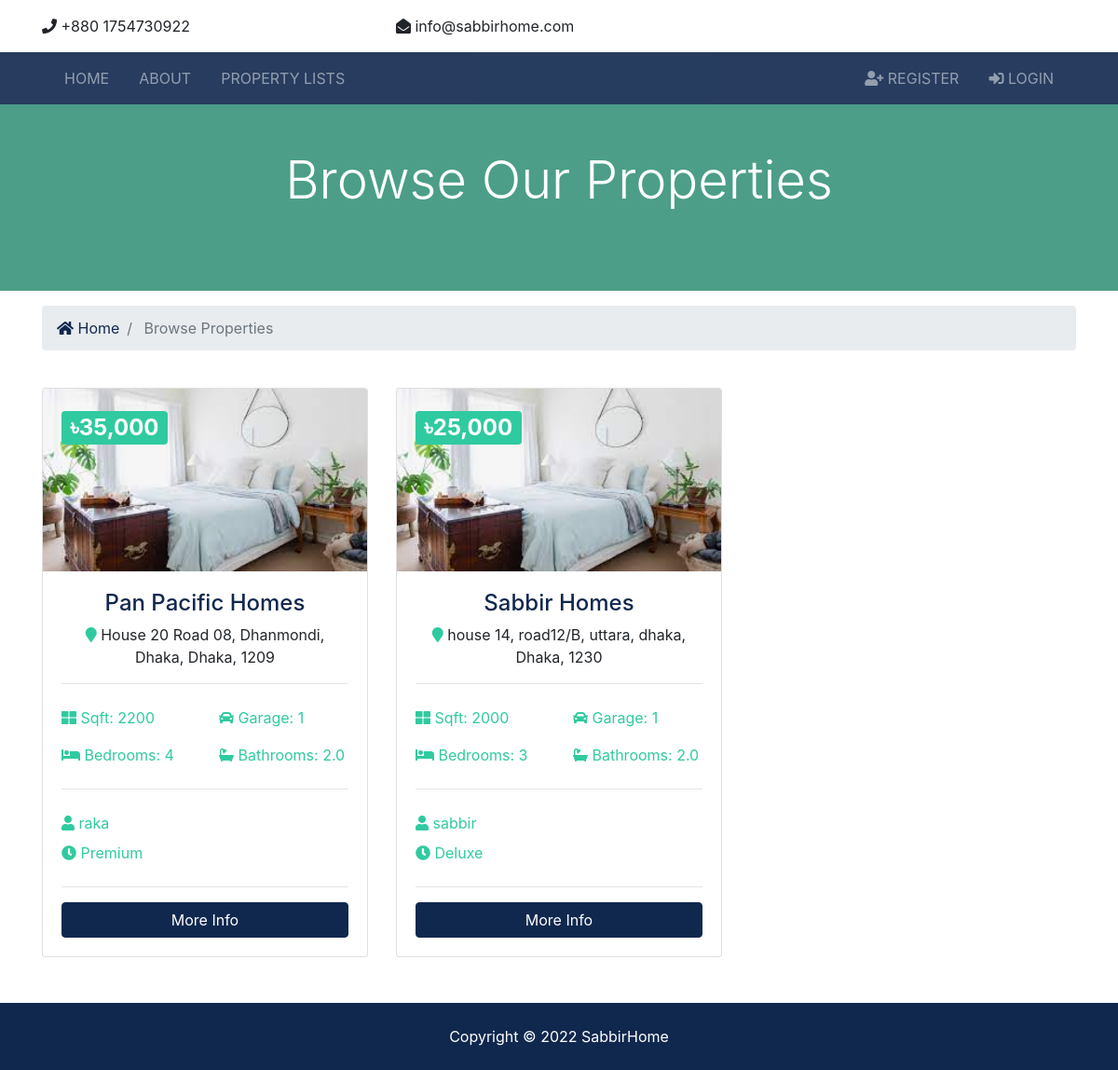
Page /flats/ on the committed database.
### flats/models.py (models this page shows, shortened)
class Flat(models.Model):
    FLAT_STATUS = (
    ("1", "available"),
    ("2", "not available"),
    )
    FLAT_TYPE = (
    ("1", "Premium"),
    ("2", "Deluxe"),
    ("3","Basic"),
    )
    id = models.AutoField(primary_key=True)
    house= models.ForeignKey(House, on_delete = models.CASCADE)
    flat_type = models.CharField(max_length=50,choices = FLAT_TYPE)
    price = models.IntegerField()
    status = models.CharField(choices =FLAT_STATUS,max_length = 15)
    flatnumber = models.CharField(max_length=20)
    description = models.TextField(blank=True)
    bedrooms = models.IntegerField()
    bathrooms = models.DecimalField(max_digits=2, decimal_places=1)
    garage = models.IntegerField(default=0)
    sqft = models.IntegerField()
    rent_status = models.BooleanField(default=True)
    photo_main = models.ImageField(upload_to='photos/%Y/%m/%d/')
    photo_1 = models.ImageField(upload_to='photos/%Y/%m/%d/', blank=True)
    photo_2 = models.ImageField(upload_to='photos/%Y/%m/%d/', blank=True)
    photo_3 = models.ImageField(upload_to='photos/%Y/%m/%d/', blank=True)
    photo_4 = models.ImageField(upload_to='photos/%Y/%m/%d/', blank=True)
    photo_5 = models.ImageField(upload_to='photos/%Y/%m/%d/', blank=True)
    photo_6 = models.ImageField(upload_to='photos/%Y/%m/%d/', blank=True)

### houses/models.py (models this page shows, shortened)
class House(models.Model):
    id = models.AutoField(primary_key=True)
    name = models.CharField(max_length=30,null=True)
    owner = models.ForeignKey(CustomUser, blank=True, null=True, on_delete=models.CASCADE)
    location = models.CharField(max_length=50)
    state = models.CharField(max_length=50,null=True)
    zipcode = models.CharField(max_length=50,null=True)
    country = models.CharField(max_length=50,null=True)
    photo=models.ImageField(upload_to='hotel/', null=True, blank=True)

### accounts/models.py (models this page shows, shortened)
class CustomUser(AbstractUser):
    date_of_birth = models.DateField(verbose_name=_("Date of birth"), blank=True, null=True)
    address1 = models.CharField(verbose_name=_("Address line 1"), max_length=1024, blank=True, null=True)
    zip_code = models.CharField(verbose_name=_("Postal Code"), max_length=12, blank=True, null=True)
    city = models.CharField(verbose_name=_("City"), max_length=1024, blank=True, null=True)
    country = CountryField(blank=True, null=True)
    phone_regex = RegexValidator(regex=r"^\+(?:[0-9]●?){6,14}[0-9]$", message=_("Enter a valid international mobile phone number starting with +(country code)"))
    mobile_phone = models.CharField(validators=[phone_regex], verbose_name=_("Mobile phone"), max_length=17, blank=True, null=True)
    photo = models.ImageField(verbose_name=_("Photo"), upload_to='photos/', default='photos/default-user-avatar.png')
    class Meta:
        ordering = ['last_name']

### flats/views.py (the view)
# urls.py: path('', views.index, name='flats'),
def index(request):
    sflat = Flat.objects.order_by('-id').filter(rent_status=True)
    paginator = Paginator(sflat, 6)
    page = request.GET.get('page')
    paged_flats = paginator.get_page(page)
    context = {
      'sflats': paged_flats
    }
    return render(request, 'listings/listings.html', context)

### templates/listings/listings.html (shortened to what this page needs)
{% extends 'base.html' %}
{% load humanize %}
{% block content %}
<section id="showcase-inner" class="py-5 text-white">
    <div class="container">
      <div class="row text-center">
        <div class="col-md-12">
          <h1 class="display-4">Browse Our Properties</h1>
        </div>
      </div>
    </div>
  </section>
  <section id="bc" class="mt-3">
    <div class="container">
      <nav aria-label="breadcrumb">
        <ol class="breadcrumb">
          <li class="breadcrumb-item">
            <a href="{% url 'index' %}">
              <i class="fas fa-home"></i> Home</a>
          </li>
          <li class="breadcrumb-item active"> Browse Properties</li>
        </ol>
      </nav>
    </div>
  </section>
  <section id="listings" class="py-4">
    <div class="container">
      <div class="row">
        {% if sflats %}
          {% for flat in sflats %}
          <div class="col-md-6 col-lg-4 mb-4">
              <div class="card listing-preview">
                <img class="card-img-top" src="{{ flat.photo_main.url }}" alt="">
                <div class="card-img-overlay">
                  <h2>
                    <span class="badge badge-secondary text-white">৳{{ flat.price | intcomma }}</span>
                  </h2>
                </div>
                <div class="card-body">
                  <div class="listing-heading text-center">
                    <h4 class="text-primary">{{ flat.house.name }}</h4>
                    <p>
                      <i class="fas fa-map-marker text-secondary"></i>  {{ flat.house.location }}, {{ flat.house.state }}, {{ flat.house.zipcode }}</p>
                  </div>
                  <hr>
                  <div class="row py-2 text-secondary">
                    <div class="col-6">
                      <i class="fas fa-th-large"></i> Sqft: {{ flat.sqft }}</div>
                    <div class="col-6">
                      <i class="fas fa-car"></i> Garage: {{ flat.garage }}</div>
                  </div>
                  <div class="row py-2 text-secondary">
                    <div class="col-6">
                      <i class="fas fa-bed"></i> Bedrooms: {{ flat.bedrooms }}</div>
                    <div class="col-6">
                      <i class="fas fa-bath"></i> Bathrooms: {{ flat.bathrooms }}</div>
                  </div>
                  <hr>
                  <div class="row py-2 text-secondary">
                    <div class="col-12">
                      <i class="fas fa-user"></i> {{ flat.house.owner.username }}</div>
                  </div>
                  <div class="row text-secondary pb-2">
                    <div class="col-6">
                      <i class="fas fa-clock"></i> {{ flat.get_flat_type_display }}</div>
                  </div>
                  <hr>
                  <a href="{% url 'flat' flat.id %}" class="btn btn-primary btn-block">More Info</a>
                </div>
              </div>
            </div>
          {% endfor %}
        {% else %}
          <div class="col-md-12">
            <p>No Flats Available</p>
          </div>
        {% endif %}
      </div>
      <div class="row">
        <div class="col-md-12">
        </div>
      </div>
    </div>
  </section>
{% endblock %}

### static/css/all.css (style rules this page uses)
.fa, .fas, .far, .fal, .fab { -moz-osx-font-smoothing: grayscale; -webkit-font-smoothing: antialiased; display: inline-block; font-style: normal; font-variant: normal; text-rendering: auto; line-height: 1; }
.fa-bath:before { content: "\f2cd"; }
.fa-bed:before { content: "\f236"; }
.fa-car:before { content: "\f1b9"; }
.fa-clock:before { content: "\f017"; }
.fa-home:before { content: "\f015"; }
.fa-map-marker:before { content: "\f041"; }
.fa-th-large:before { content: "\f009"; }
.fa-user:before { content: "\f007"; }
.fa, .fas { font-family: 'Font Awesome 5 Free'; font-weight: 900; }

### static/css/style.css (style rules this page uses)
img { width: 100%; }
#showcase-inner { background: url(../img/building.jpg) no-repeat top center fixed/cover; position: relative; overflow: hidden; min-height: 200px; }
#showcase-inner::before { content: ''; position: absolute; top: 0; left: 0; min-height: 100%; width: 100%; background: rgba(32, 134, 107, 0.8); }
.listing-preview a { position: relative; }

### rows in the picture
Flat: photo_main (picture), price "35,000", house.name "Pan Pacific Homes", house.location "House 20 Road 08, Dhanmondi, Dhaka", house.state "Dhaka", house.zipcode "1209", sqft "2200", garage "1", bedrooms "4", bathrooms "2.0", house.owner.username "raka", flat_type "Premium"
Flat: photo_main (picture), price "25,000", house.name "Sabbir Homes", house.location "house 14, road12/B, uttara, dhaka", house.state "Dhaka", house.zipcode "1230", sqft "2000", garage "1", bedrooms "3", bathrooms "2.0", house.owner.username "sabbir", flat_type "Deluxe"
